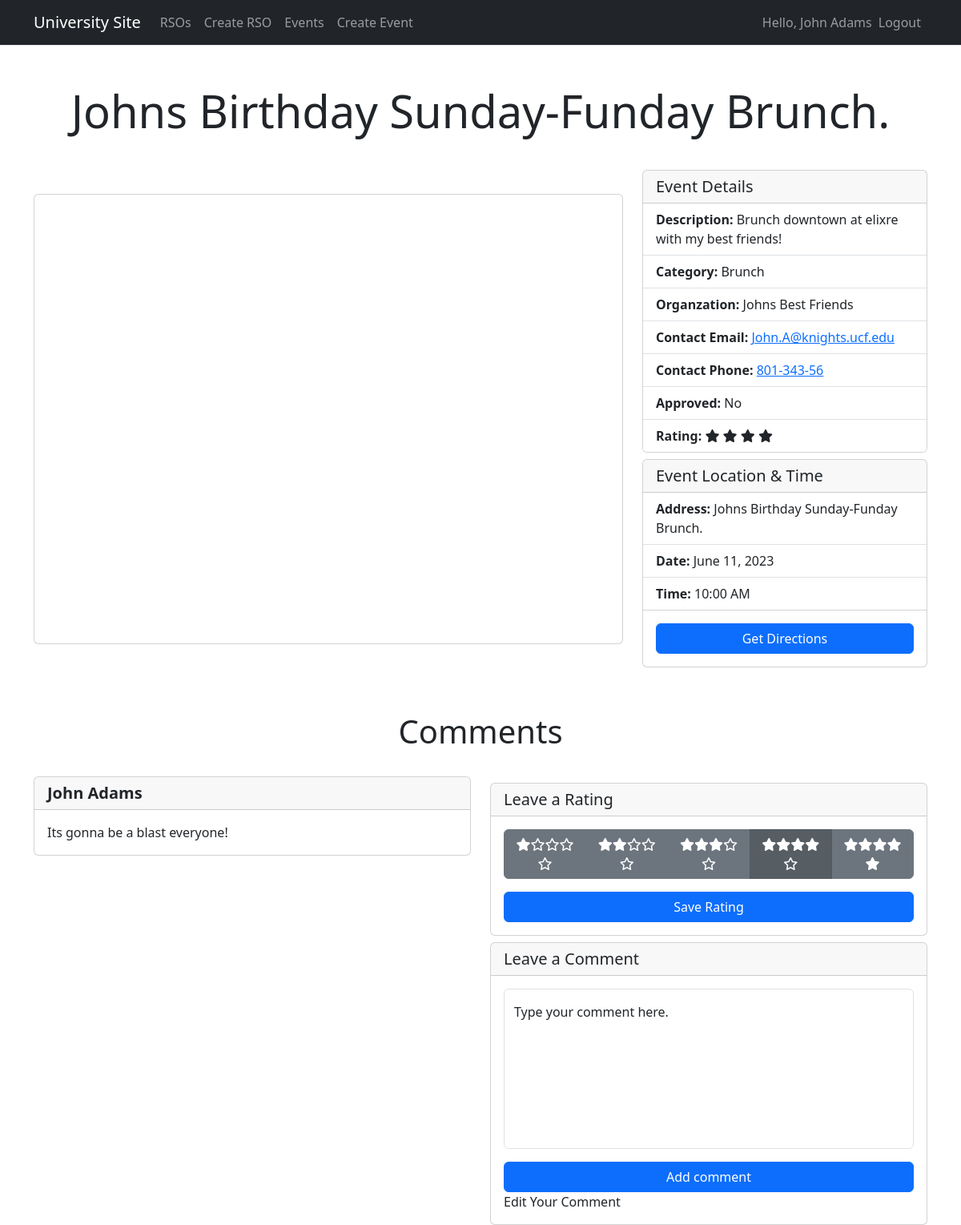
The app's page /events/view_event.php?id=2 (signed in), older data.
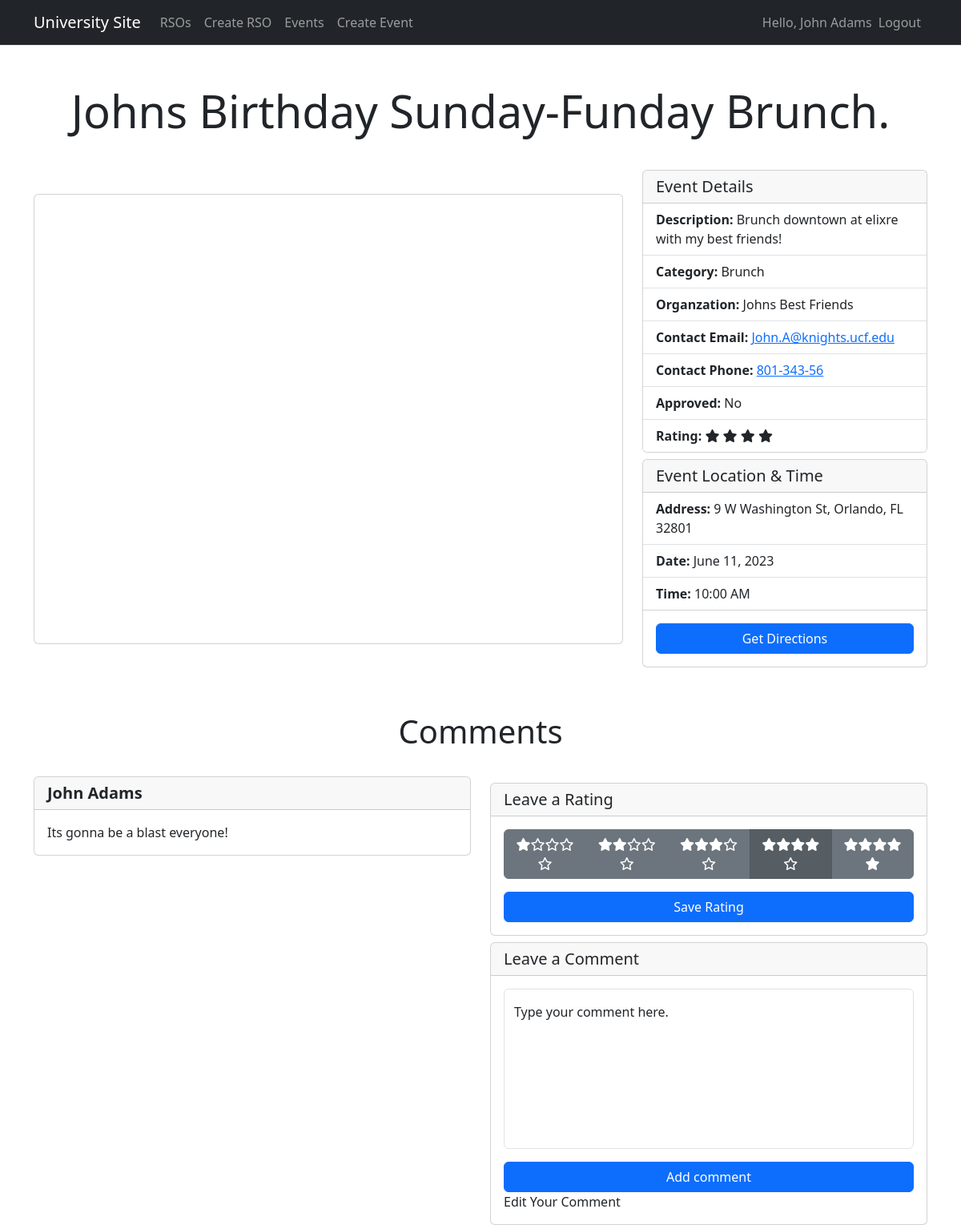
The same page, newer data.
### tables this page shows
CREATE TABLE Events (
    EventID INT AUTO_INCREMENT PRIMARY KEY,
    Name VARCHAR(255) NOT NULL,
    Category VARCHAR(255) NOT NULL,
    Description TEXT,
    Time TIME NOT NULL,
    Date DATE NOT NULL,
    LocationID INT,
    ContactPhone VARCHAR(20),
    ContactEmail VARCHAR(255),
    EventType ENUM('public', 'private', 'rso') NOT NULL,
    RSOID INT,
    UniversityID INT,
    Approved BOOLEAN,
    FOREIGN KEY (LocationID) REFERENCES Locations(LocationID),
    FOREIGN KEY (RSOID) REFERENCES RSOs(RSOID),
    FOREIGN KEY (UniversityID) REFERENCES Universities(UniversityID)
);

CREATE TABLE RSOs (
    RSOID INT AUTO_INCREMENT PRIMARY KEY,
    Name VARCHAR(255) NOT NULL,
    Description VARCHAR(512) NOT NULL,
    AdminID INT,
    UniversityID INT,
    ImageURL VARCHAR(512),
    FOREIGN KEY (AdminID) REFERENCES Users(UserID),
    FOREIGN KEY (UniversityID) REFERENCES Universities(UniversityID)
);

CREATE TABLE Locations (
    LocationID INT AUTO_INCREMENT PRIMARY KEY,
    Name VARCHAR(255) NOT NULL,
    Latitude DECIMAL(9,6) NOT NULL,
    Longitude DECIMAL(9,6) NOT NULL
);

CREATE TABLE Comments (
    CommentID INT AUTO_INCREMENT PRIMARY KEY,
    UserID INT,
    EventID INT,
    Content TEXT NOT NULL,
    Timestamp TIMESTAMP DEFAULT CURRENT_TIMESTAMP,
    FOREIGN KEY (UserID) REFERENCES Users(UserID),
    FOREIGN KEY (EventID) REFERENCES Events(EventID)
);

CREATE TABLE Users (
    UserID INT AUTO_INCREMENT PRIMARY KEY,
    Email VARCHAR(255) NOT NULL UNIQUE,
    Password VARCHAR(255) NOT NULL,
    FullName VARCHAR(255) NOT NULL,
    UniversityID INT,
    FOREIGN KEY (UniversityID) REFERENCES Universities(UniversityID)
);

### src/core/core.php (called while the page is built, shortened)
<?php
include 'db.php';
function isLoggedIn()
{
    return isset($_SESSION["user_id"]);
}
?>

### src/core/db.php (called while the page is built, shortened)
<?php
function db_get_connection() {
    $host = '127.0.0.1';
    $db = 'universitysite';
    $user = 'universitysite';
    $pass = 'universitysite';
    $charset = 'utf8mb4';
    $dsn = "mysql:host=$host;dbname=$db;charset=$charset";
    $options = [
        PDO::ATTR_ERRMODE => PDO::ERRMODE_EXCEPTION,
        PDO::ATTR_DEFAULT_FETCH_MODE => PDO::FETCH_ASSOC,
        PDO::ATTR_EMULATE_PREPARES => false,
    ];
    try {
        $dbConn = new PDO($dsn, $user, $pass, $options);
        return $dbConn;
    } catch (\PDOException $e) {
        throw new \PDOException($e->getMessage(), (int)$e->getCode());
    }
}
function users_get_user($universityId, $userId) {
    $dbConn = db_get_connection();
    $stmt = $dbConn->prepare("SELECT * FROM Users WHERE UniversityID = :universityId AND UserID = :userId");
    $stmt->bindParam(':universityId', $universityId);
    $stmt->bindParam(':userId', $userId);
    $stmt->execute();
    $user = $stmt->fetch();
    return $user;
}
function orgs_get_rso($universityId, $rsoId) {
    $dbConn = db_get_connection();
    $statement = 'SELECT * FROM rsos WHERE RSOID = :rsoId AND UniversityID = :universityId';
    $stmt = $dbConn->prepare($statement);
    $stmt->bindParam(':rsoId', $rsoId);
    $stmt->bindParam(':universityId', $universityId);
    $stmt->execute();
    $rso = $stmt->fetch();
    return $rso;
}
function events_get_event($universityId, $eventId)
{
    $dbConn = db_get_connection();
    $statement = 'SELECT * FROM Events WHERE EventID = :eventId AND UniversityID = :universityId';
    $stmt = $dbConn->prepare($statement);
    $stmt->bindParam(':universityId', $universityId);
    $stmt->bindParam(':eventId', $eventId);
    $stmt->execute();
    return $stmt->fetch();
}
function events_get_event_rating($eventId) {
    $dbConn = db_get_connection();
    $statement = 'SELECT AVG(Stars) FROM Ratings WHERE EventID = :eventId';
    $stmt = $dbConn->prepare($statement);
    $stmt->bindParam(':eventId', $eventId);
    $stmt->execute();
    $rating = $stmt->fetchColumn();
    return $rating;
}
function location_get_location($locationid) {
    $dbConn = db_get_connection();
    $statement = 'SELECT * FROM locations WHERE LocationID = :locationid';
    $stmt = $dbConn->prepare($statement);
    $stmt->bindParam(':locationid', $locationid);
    $stmt->execute();
    return $stmt->fetch();
}
function comments_get_comments($eventId) {
    $dbConn = db_get_connection();
    $statement = 'SELECT * FROM comments WHERE EventID = :eventId';
    $stmt = $dbConn->prepare($statement);
    $stmt->bindParam(':eventId', $eventId);
    $stmt->execute();
    return $stmt->fetchAll();
}
?>

### src/events/view_event.php (the view, shortened to what this page needs)
<?php
include_once('../core/header.php');
?>
<?php
$universityId = $_SESSION["user_universityid"];
$event = events_get_event($_SESSION["user_universityid"], $_GET["id"]);
$location = location_get_location($event["LocationID"]);
$rso = null;
if ($event["EventType"] == 'rso') {
    $rso = orgs_get_rso($event["UniversityID"], $event["RSOID"]);
}
$eventRating = events_get_event_rating($_GET["id"]);
$comments = comments_get_comments($_GET["id"]);
$date = new DateTime($event["Date"]);
$formatted_date = $date->format('F j, Y');
$time = new DateTime($event["Time"]);
$formatted_time = $time->format('g:i A');
$google_maps_url = "https://maps.google.com/?q={$location['Latitude']},{$location['Longitude']}";
?>
        <?php
        $location = location_get_location($event["LocationID"]);
        ?>
<div class="p-5 pb-md-4 mx-auto text-center">
    <h1 class="display-4 fw-normal"><?= $event["Name"] ?></h1>
</div>
<div class="container">
    <div class="row">
        <div class="col col-md-8 align-self-center h-100">
            <div class="card h-100">
                <div id="map" style="width: auto; height: 35rem;"></div>
            </div>
        </div>
        <div class="col col-md-4 align-self-center">
            <div class="row my-2">
                <div class="col-md-12">
                    <div class="card">
                        <h5 class="card-header">
                            Event Details
                        </h5>
                        <ul class="list-group list-group-flush">
                            <li class="list-group-item">
                                <strong>Description: </strong> <?= $event["Description"]; ?>
                            </li>
                            <li class="list-group-item">
                                <strong>Category: </strong> <?= $event["Category"]; ?>
                            </li>
                            <?php if ($event["EventType"] == 'rso'): ?>
                                <li class="list-group-item">
                                    <strong>Organzation: </strong> <?= $rso["Name"]; ?>
                                </li>
                            <?php endif; ?>
                            <li class="list-group-item">
                                <strong>Contact Email:</strong>
                                <a href="mailto:<?= $event["ContactEmail"]; ?>"><?= $event["ContactEmail"]; ?></a>
                            </li>
                            <li class="list-group-item">
                                <strong>Contact Phone:</strong>
                                <a href="tel:<?= $event["ContactPhone"]; ?>"><?= $event["ContactPhone"]; ?></a>
                            </li>
                            <li class="list-group-item">
                                <strong>Approved: </strong><?=$event["Approved"] ? "Yes" : "No"; ?>
                            </li>
                            <li class="list-group-item">
                                <strong>Rating:</strong>
                                <?php for ($i = 0; $i < $eventRating; $i++): ?> <i
                                    class="fa-solid fa-star"></i> <?php endfor; ?>
                            </li>
                        </ul>
                    </div>
                </div>
            </div>
            <div class="row my-2">
                <div class="col-md-12 align-self-center">
                    <div class="card">
                        <h5 class="card-header">
                            Event Location & Time
                        </h5>
                        <ul class="list-group list-group-flush">
                            <li class="list-group-item">
                                <strong>Address: </strong> <?= $location["Name"]; ?>
                            </li>
                            <li class="list-group-item">
                                <strong>Date:</strong> <?= $formatted_date; ?>
                            </li>
                            <li class="list-group-item">
                                <strong>Time:</strong> <?= $formatted_time ?>
                            </li>
                        </ul>
                        <div class="card-body">
                            <a href="<?= $google_maps_url ?>" target="_blank" class="btn btn-primary w-100">Get
                                Directions</a>
                        </div>
                    </div>
                </div>
            </div>
        </div>
    </div>
</div>
<div class="container">
    <div class="p-5 pb-md-4 mx-auto text-center">
        <h1 class="display-6 fw-normal">Comments</h1>
    </div>
    <div class="row">
        <div class="col col-md-6 align-self-top h-100">
            <div class="comment-section">
                <?php foreach ($comments as $eventComment) : ?>
                    <?php
                    $commentUser = users_get_user($universityId, $eventComment["UserID"]);
                    ?>
                    <div class="card">
                        <h5 class="card-header">
                            <strong><?= $commentUser["FullName"] ?></strong>
                        </h5>
                        <div class="card-body">
                            <p class="card-text"><?= $eventComment["Content"]; ?></p>
                        </div>
                    </div>
                <?php endforeach; ?>
            </div>
        </div>
        <div class="col col-md-6 align-self-top">
            <div class="row my-2">
                <div class="col-md-12">
                    <div class="card">
                        <h5 class="card-header">
                            Leave a Rating
                        </h5>
                        <div class="card-body">
                            <form class="text-center w-100" action="/events/update_rating.php" method="post">
                                <div class="mb-3">
                                    <div class="btn-group" role="group" aria-label="Rating">
                                        <label class="btn btn-secondary" for="rating1">
                                            <i class="fa-solid fa-star"></i><i class="fa-regular fa-star"></i><i
                                                class="fa-regular fa-star"></i><i class="fa-regular fa-star"></i><i
                                                class="fa-regular fa-star"></i>
                                        </label>
                                        <label class="btn btn-secondary" for="rating2">
                                            <i class="fa-solid fa-star"></i><i class="fa-solid fa-star"></i><i
                                                class="fa-regular fa-star"></i><i class="fa-regular fa-star"></i><i
                                                class="fa-regular fa-star"></i>
                                        </label>
                                        <label class="btn btn-secondary" for="rating3">
                                            <i class="fa-solid fa-star"></i><i class="fa-solid fa-star"></i><i
                                                class="fa-solid fa-star"></i><i class="fa-regular fa-star"></i><i
                                                class="fa-regular fa-star"></i>
                                        </label>
                                        <label class="btn btn-secondary" for="rating4">
                                            <i class="fa-solid fa-star"></i><i class="fa-solid fa-star"></i><i
                                                class="fa-solid fa-star"></i><i class="fa-solid fa-star"></i><i
                                                class="fa-regular fa-star"></i>
                                        </label>
                                        <label class="btn btn-secondary" for="rating5">
                                            <i class="fa-solid fa-star"></i><i class="fa-solid fa-star"></i><i
                                                class="fa-solid fa-star"></i><i class="fa-solid fa-star"></i><i
                                                class="fa-solid fa-star"></i>
                                        </label>
                                    </div>
                                </div>
                                <button type="submit" id="submit" name="submit"
                                        class="btn btn-primary text-center w-100">Save Rating
                                </button>
                            </form>
                        </div>
                    </div>
                </div>
            </div>
            <div class="row">
                <div class="col-md-12 align-self-center">
                    <div class="card">
                        <h5 class="card-header">
                            Leave a Comment
                        </h5>
                        <div class="card-body">
                            <form class="text-start" action="/events/add_comments.php" method="post">
                                <div class="mb-3">
                                    <div class="form-floating">
                                        <textarea class="form-control" placeholder="Leave a comment here"
                                                  id="comment" name="comment"
                                                  style="height: 200px; resize: none;"></textarea>
                                        <label for="comment">Type your comment here.</label>
                                    </div>
                                </div>
                                <button type="submit" id="submit" name="submit"
                                        class="btn btn-primary text-center w-100">Add comment
                                </button>
                            </form>
                            <a href="/events/edit_comments.php?id=<?= $event["EventID"] ?>" class="nav-link">Edit Your
                                Comment</a>
                        </div>
                    </div>
                </div>
            </div>
        </div>
    </div>
    <?php
    include_once('../core/footer.php');
    ?>

### src/core/header.php (shortened to what this page needs)
<?php
include_once('../core/core.php');
?>
<!doctype html>
<link href="https://cdn.jsdelivr.net/npm/bootstrap@5.3.0-alpha3/dist/css/bootstrap.min.css" rel="stylesheet"
>
<html lang="en">
<head>
</head>
<nav class="navbar navbar-expand-lg navbar-dark bg-dark border-bottom" aria-label="Ninth navbar example">
    <div class="container-xl">
        <a class="navbar-brand">University Site</a>
        <div class="collapse navbar-collapse" id="navbar-header">
            <?php if (isLoggedIn()) : ?>
                <ul class="navbar-nav me-auto mb-2 mb-lg-0">
                    <li class="nav-item">
                        <a class="nav-link" href="/organizations/index.php">RSOs</a>
                    </li>
                    <li class="nav-item">
                        <a class="nav-link" href="/organizations/create_rso.php">Create RSO</a>
                    </li>
                    <li class="nav-item">
                        <a class="nav-link" href="/events/index.php">Events</a>
                    </li>
                    <li class="nav-item">
                        <a class="nav-link" href="/events/create_event.php">Create Event</a>
                    </li>
                </ul>
            <?php endif; ?>
            <ul class="navbar-nav ml-auto">
                <?php if (isLoggedIn()) : ?>
                    <span class="navbar-text">
                        Hello, <?= $_SESSION["user_fullname"]; ?>
                    </span>
                    <li class="nav-item">
                        <a class="nav-link" href="/auth/logout.php">Logout</a>
                    </li>
                <?php endif; ?>
            </ul>
        </div>
    </div>
</nav>

### src/core/footer.php (shortened to what this page needs)
</body>
</html>

Row changes from the older to the newer data that the page shows:
changed locations: Name "Johns Birthday Sunday-Funday Brunch." → "9 W Washington St, Orlando, FL 32801"
